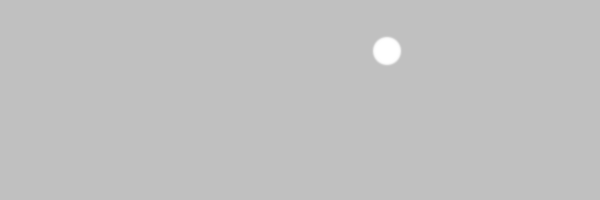
Frame 1 (no input)
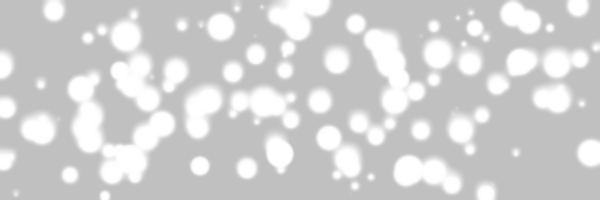
Frame 60 (the mouse pressed at the canvas centre just before this capture)
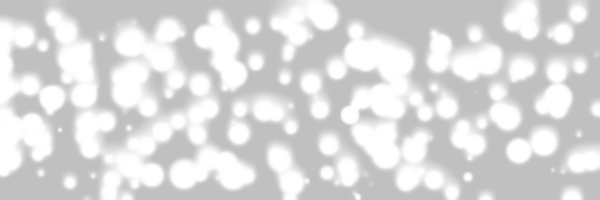
Frame 120 (the mouse held since frame 60 and released just before this capture)

The Processing sketch that drew these frames (run headless with seeded random() and noise(); from frame 60 on, the mouse is pressed at the canvas centre):

// Processing sketch: processing_7975
// ── processing_7975.pde

    ArrayList drops; 

    int MAX_DROPS = 500; // max number of drops
    int MAX_AGE = 5; // max age in seconds
 
    void setup() {
        size(600, 200);
        background(192);
        drops = new ArrayList();
        drops.add(
                new Drop((int) random(width), (int) random(height),
                (int) random(0, 30))); 
        smooth();
    }

    void draw() {	
  
        for (int i = drops.size() - 1; i >= 0; i--) {
 
            Drop drop = (Drop) drops.get(i);

            drop.display();
 
            // remove drop dry
            if (drop.dry()) {
                drops.remove(i);
            }
 
        }
  
        if (drops.size() < MAX_DROPS) {
            for (int i = 0; i < (int) random(10); i++) {
  
                drops.add(
                        new Drop((int) random(width), (int) random(height),
                        (int) random(0, 30))); 
            }
        }
  
        filter(BLUR, 1);
  
    }

    class Drop {
        int x, y, r, a, t;
        Drop(int x_, int y_, int r_) {

            x = x_;
            y = y_;
            r = r_;
            a = t = millis();

        }

        void display() {

            // ellipseMode(CENTER);
            noStroke();
            fill(255);
            ellipse(x, y, r, r);
            // reduce radius every 2 seconds
            if ((millis() - t) > 250) {
                t = millis();
                y += 2;
                r -= 0.05f * r;
            }

        }

        boolean dry() {

            if ((millis() - a) > MAX_AGE * 1000) {
                return true;
            }
            return false;
        }
    }
